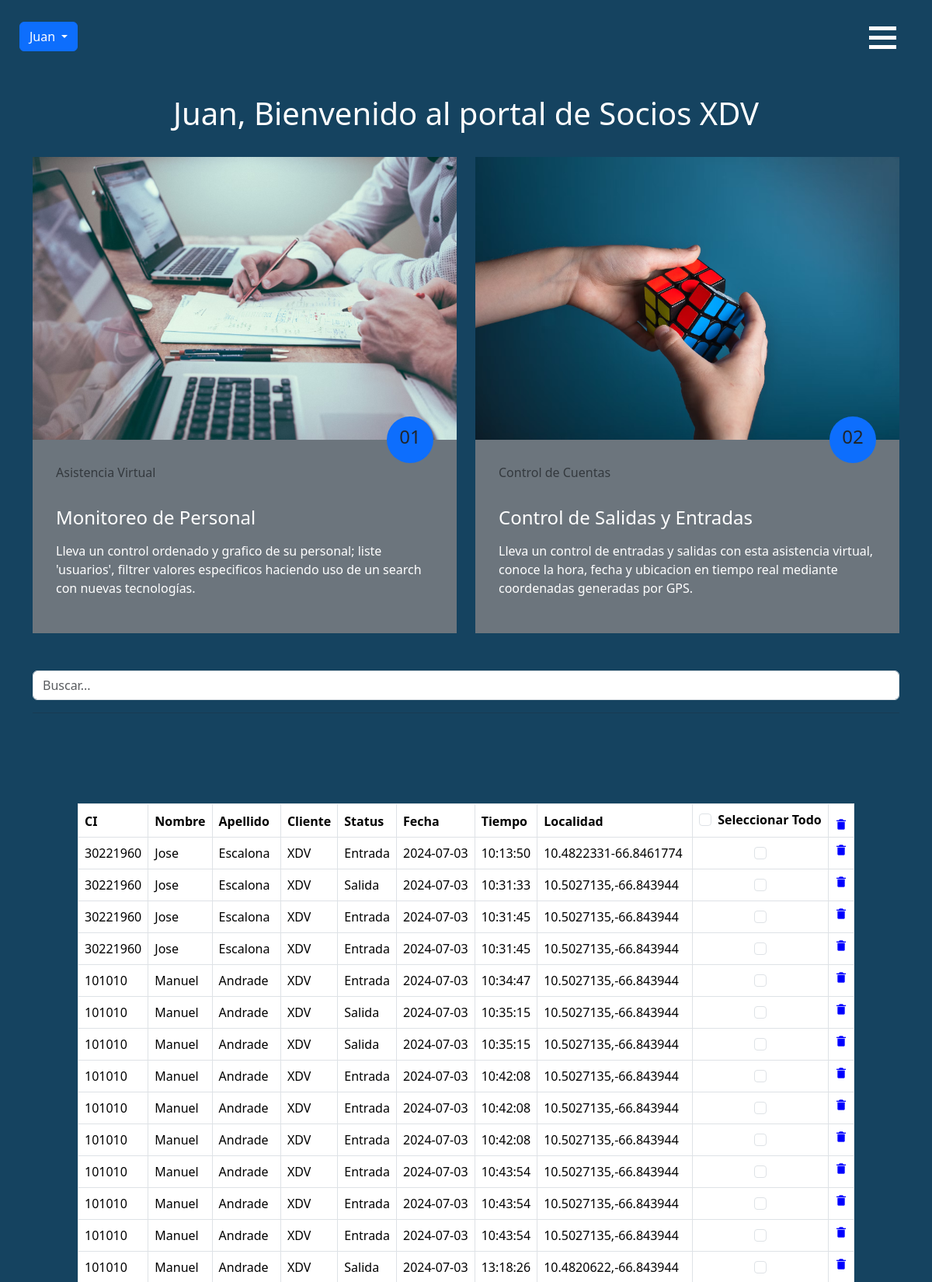
The app's page /control_cuentas_2.php (signed in, upper part) with its own data.
### tables this page shows
CREATE TABLE IF NOT EXISTS `m_Uload` (
  `ci` int(11) DEFAULT NULL,
  `name` varchar(50) DEFAULT NULL,
  `surname` varchar(50) DEFAULT NULL,
  `customer` varchar(100) DEFAULT NULL,
  `status` varchar(50) DEFAULT NULL,
  `date` date DEFAULT NULL,
  `time` time DEFAULT NULL,
  `location` varchar(300) DEFAULT NULL
);

### control_cuentas_2.php (the view, shortened to what this page needs)
<!DOCTYPE html>
<html lang="en">
<head>
  <link rel="stylesheet" href="./CSS/style.css">
  <link rel="stylesheet" href="./CSS/conf.css">
    <link rel="stylesheet" href="./CSS/responsive.css">
    <link rel="stylesheet" href="./CSS/FRAMEWORK/bootstrap.css">
    <link href='https://unpkg.com/boxicons@2.1.4/css/boxicons.min.css' rel='stylesheet'>
</head>
<body class="sub_page">
  <div style="background: #154360;" class="hero_area">
    <header class="header_section">
      <div class="container-fluid">
        <nav class="navbar navbar-expand-lg custom_nav-container">
        <div class="btn-sesion">
                <div class="btn-group" role="group">
                    <button type="button" class="btn btn-primary dropdown-toggle" data-bs-toggle="dropdown" aria-expanded="false">
                    <?php
                    echo $_SESSION["name"];
                    ?>
                    </button>
                </div>
            </div>
          <div class="navbar-collapse" id="">
            <div class="custom_menu-btn">
              <button onclick="openNav()">
                <span class="s-1"> </span>
                <span class="s-2"> </span>
                <span class="s-3"> </span>
              </button>
            </div>
          </div>
        </nav>
      </div>
    </header>
          <div class="container-fluid pt-5">
                <div class="container">
                    <div class="text-center pb-2">
                        <h1 class="mb-4"><?php echo $_SESSION['name'];?>, Bienvenido al portal de Socios XDV</h1>
                    </div>
                    <div class="row">
                        <div class="col-md-6 mb-5">
                            <div class="position-relative">
                                <img class="img-fluid w-100" src="./images/computer_cuentas.avif" alt="">
                                <div class="position-absolute bg-primary d-flex flex-column align-items-center justify-content-center rounded-circle"
                                    style="width: 60px; height: 60px; bottom: -30px; right: 30px;">
                                    <h4 class="font-weight-bold mb-n1">01</h4>
                                </div>
                            </div>
                            <div class="bg-secondary" style="padding: 30px;">
                                <div class="d-flex mb-3">
                                    <div class="d-flex align-items-center ml-4">
                                        <p class="text-muted ml-2">Asistencia Virtual</p>
                                    </div>
                                </div>
                                <h4 style="color: #fff;" class="font-weight-bold mb-3">Monitoreo de Personal</h4>
                                <p style="color: #fff;">Lleva un control ordenado y grafico de su personal; liste 'usuarios', filtrer valores especificos haciendo uso de un search con nuevas tecnologías.</p>
                            </div>
                        </div>
                        <div class="col-md-6 mb-5">
                            <div class="position-relative">
                                <img class="img-fluid w-100" src="./images/cubo_cuentas.avif" alt="">
                                <div class="position-absolute bg-primary d-flex flex-column align-items-center justify-content-center rounded-circle"
                                    style="width: 60px; height: 60px; bottom: -30px; right: 30px;">
                                    <h4 class="font-weight-bold mb-n1">02</h4>
                                </div>
                            </div>
                            <div class="bg-secondary" style="padding: 30px;">
                                <div class="d-flex mb-3">
                                    <div class="d-flex align-items-center ml-4">
                                        <p class="text-muted ml-2" href="./Mi Banco/panel.php">Control de Cuentas</p>
                                    </div>
                                </div>
                                <h4 style="color: #fff;" class="font-weight-bold mb-3">Control de Salidas y Entradas</h4>
                                <p style="color: #fff;">Lleva un control de entradas y salidas con esta asistencia virtual, conoce la hora, fecha y ubicacion en tiempo real mediante coordenadas generadas por GPS.</p>
                            </div>
                        </div>
                    </div>
                </div>
            </div>
        <div class="search">
            <div class="container">
                <form class="">
                    <input class="form-control me-2 light-table-filter" data-table="table" type="text" placeholder="Buscar...">
                    <hr>
                </form>
            </div>
        </div>
        <div class="container-tables">
            <table class="table table-bordered" >
                    <thead class="class-dark">
                        <tr>
                            <th class="col">CI</th>
                            <th class="col">Nombre</th>
                            <th class="col">Apellido</th>
                            <th class="col">Cliente</th>
                            <th class="col">Status</th>
                            <th class="col">Fecha</th>
                            <th class="col">Tiempo</th>
                            <th class="col">Localidad</th>
                            <th class="col">
                            <div class="form-check">
                                <input class="form-check-input" type="checkbox" value="" id="flexCheckDefault">
                                <label class="form-check-label" for="flexCheckDefault">
                                    Seleccionar Todo
                                </label>
                            </div>
                            </th>
                            <th class="col">
                                <i style="color: blue; display: flex; justify-content: center;  " class='bx bxs-trash-alt' ></i>
                            </th>
                        </tr>
                    </thead>
                    <tbody>
                        <?php
                        include "./CONTROLLER/conexion.php";
                        $SQL="SELECT m_Uload.ci, m_Uload.name, m_Uload.surname, m_Uload.customer, m_Uload.status,
                        m_Uload.date, m_Uload.time, m_Uload.location FROM m_Uload
                        $where";
                        $dato = mysqli_query($conexion, $SQL);
                        if($dato -> num_rows >1){
                        while($fila=mysqli_fetch_array($dato)){
                        ?>
                            <tr>
                                <td><?php echo $fila['ci']; ?></td>
                                <td><?php echo $fila['name']; ?></td>
                                <td><?php echo $fila['surname']; ?></td>
                                <td><?php echo $fila['customer']; ?></td>
                                <td><?php echo $fila['status']; ?></td>
                                <td><?php echo $fila['date']; ?></td>
                                <td><?php echo $fila['time']; ?></td>
                                <td><?php echo $fila['location']; ?></td>
                                <td>
                                    <div style="display: flex; justify-content: center;">
                                        <input class="form-check-input" type="checkbox" id="checkboxNoLabel" value="" aria-label="...">
                                    </div>
                                </td>
                                <td>
                                    <i style="color: blue; display: flex; justify-content: center;  " class='bx bxs-trash-alt' ></i>
                                </td>
                            </tr>
                        <?php
                        }
                        }else{
                        ?>
                        <tr class="text-center">
                        <td colspan="16">No existen registros</td>
                        </tr>
                        <?php
                        }
                        ?>
                    </tbody>
                    </table>
                </div>
            </div>
</body>
</html>

### CSS/style.css (style rules this page uses)
body { font-family: 'Raleway', sans-serif; color: #0c0c0c; background-color: #ffffff; }
.hero_area { height: 100vh; position: relative; background: -webkit-gradient(linear, left top, right top, color-stop(50%, #f2f7fd), color-stop(45%, #1d3127)); background: linear-gradient(to right, #bacce1 50%, #0d1c22 70%); }
.sub_page .hero_area { height: auto; }
.header_section .container-fluid { padding-right: 25px; padding-left: 25px; }
.custom_menu-btn { z-index: 9; position: absolute; right: 15px; top: 14px; }
.custom_menu-btn button { margin-top: 12px; outline: none; border: none; background-color: transparent; }
.custom_menu-btn span { display: block; width: 35px; height: 5px; background-color: #fff; margin: 7px 0; -webkit-transition: all .3s; transition: all .3s; }
.btn, .btn:focus { outline: none !important; -webkit-box-shadow: none; box-shadow: none; }
.custom_nav-container { z-index: 99999; padding: 15px 0; }
.search { display: flex; justify-content: center; }

### CSS/conf.css (style rules this page uses)
.container .mb-4 { color: #fff; }
.container-tables { margin-top: 5%; display: flex; justify-content: center; background: #85929E; padding: 40px; }
.container-tables table { width: 80%; }
.container-tables table { background: #D6EAF8; }

### CSS/responsive.css (style rules this page uses)
@media (max-width: 2000px) { .btn-sesion button { margin-top: 20px; } }
@media (min-width: 1200px) { .container { max-width: 1170px; } }
@media (min-width: 1000px) { .container-tables table { width: 1000px; } }
@media (min-width: 1000px) { .container-tables { background: none; } }

### records on screen
m_uload: ci "30221960", name "Jose", surname "Escalona", customer "XDV", status "Entrada", date "2024-07-03", time "10:13:50", location "10.4822331-66.8461774"
m_uload: ci "30221960", name "Jose", surname "Escalona", customer "XDV", status "Salida", date "2024-07-03", time "10:31:33", location "10.5027135,-66.843944"
m_uload: ci "30221960", name "Jose", surname "Escalona", customer "XDV", status "Entrada", date "2024-07-03", time "10:31:45", location "10.5027135,-66.843944"
m_uload: ci "30221960", name "Jose", surname "Escalona", customer "XDV", status "Entrada", date "2024-07-03", time "10:31:45", location "10.5027135,-66.843944"
m_uload: ci "101010", name "Manuel", surname "Andrade", customer "XDV", status "Entrada", date "2024-07-03", time "10:34:47", location "10.5027135,-66.843944"
m_uload: ci "101010", name "Manuel", surname "Andrade", customer "XDV", status "Salida", date "2024-07-03", time "10:35:15", location "10.5027135,-66.843944"
m_uload: ci "101010", name "Manuel", surname "Andrade", customer "XDV", status "Salida", date "2024-07-03", time "10:35:15", location "10.5027135,-66.843944"
m_uload: ci "101010", name "Manuel", surname "Andrade", customer "XDV", status "Entrada", date "2024-07-03", time "10:42:08", location "10.5027135,-66.843944"
m_uload: ci "101010", name "Manuel", surname "Andrade", customer "XDV", status "Entrada", date "2024-07-03", time "10:42:08", location "10.5027135,-66.843944"
m_uload: ci "101010", name "Manuel", surname "Andrade", customer "XDV", status "Entrada", date "2024-07-03", time "10:42:08", location "10.5027135,-66.843944"
m_uload: ci "101010", name "Manuel", surname "Andrade", customer "XDV", status "Entrada", date "2024-07-03", time "10:43:54", location "10.5027135,-66.843944"
m_uload: ci "101010", name "Manuel", surname "Andrade", customer "XDV", status "Entrada", date "2024-07-03", time "10:43:54", location "10.5027135,-66.843944"
m_uload: ci "101010", name "Manuel", surname "Andrade", customer "XDV", status "Entrada", date "2024-07-03", time "10:43:54", location "10.5027135,-66.843944"
m_uload: ci "101010", name "Manuel", surname "Andrade", customer "XDV", status "Salida", date "2024-07-03", time "13:18:26", location "10.4820622,-66.843944"

### other values on screen
$_SESSION["name"] "Juan"
$_SESSION['name'] "Juan"
